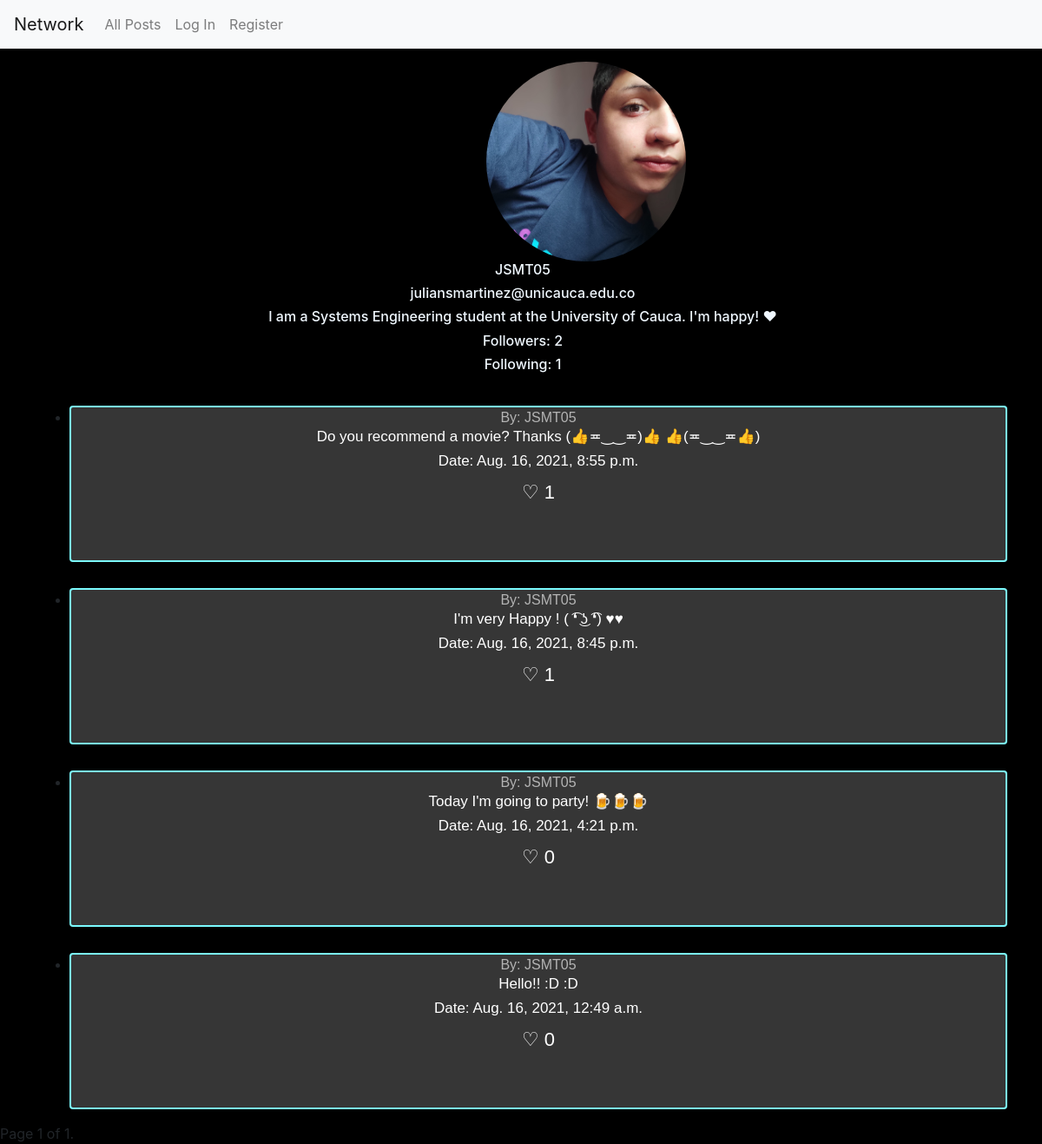
Screenshot of /profile/7 with the database file from the repository.
### network/models.py (models this page shows, shortened)
class User(AbstractUser):
    descripcion = models.CharField(max_length=300, default=None, null = True, blank=True)
    imagen = models.ImageField(upload_to = 'profiles', null = True, blank=True)
    seguidores = models.ManyToManyField('self', related_name='seguidos',related_query_name='seguido', symmetrical=False, blank=True)

class Publicacion(models.Model):
    descripcion = models.CharField(max_length=300, default=None)
    fecha = models.DateTimeField(auto_now_add=True)
    usuario = models.ForeignKey(User, on_delete=models.CASCADE, related_name="publicaciones")

### network/views.py (the view)
# urls.py: path("profile/<int:user_id>", views.view_profile, name="view_profile"),
def view_profile(request, user_id):
    usuario = User.objects.get(pk=user_id)
    LstPublicaciones = []
    publicacionesA = Publicacion.objects.filter(
        usuario=usuario).all().order_by('-fecha')
    for i in publicacionesA:
        publicaciones = {}
        likes = Like.objects.filter(publicacion=i).count()
        publicaciones['id'] = i.id
        publicaciones['usuario'] = i.usuario
        publicaciones['descripcion'] = i.descripcion
        publicaciones['fecha'] = i.fecha
        publicaciones['likes'] = likes
        LstPublicaciones.append(publicaciones)
    paginator = Paginator(LstPublicaciones, 10)
    page_number = request.GET.get('page')
    page_obj = paginator.get_page(page_number)
    seguidores_count = usuario.seguidores.count()
    seguidos_count = usuario.seguidos.count()
    return render(request, 'network/profile.html', {
        "usuario": usuario, "page_obj": page_obj, "seguidores": seguidores_count, "seguidos": seguidos_count
    })

### network/templates/network/profile.html (shortened to what this page needs)
{% extends "network/layout.html" %}
{% load static %}
{% block body %}
<div>
    <img src="{{usuario.imagen.url}}" alt="">
    <h6 class="infoPerfil">{{usuario.username}}</h6>
    <h6 class="infoPerfil">{{usuario.email}}</h6>
    <h6 class="infoPerfil">{{usuario.descripcion}}</h6>
    <h6 id="seguidores" class="infoPerfil">Followers: {{seguidores}}</h6>
    <h6 id="seguidos" class="infoPerfil">Following: {{seguidos}}</h6>
</div>
<ul class="contenedorPub">
    {% for pub in page_obj %}
    <li class="publicacion"><a id="Profile" class="tituloPub" href="{% url 'view_profile' pub.usuario.id %}">By:
            {{pub.usuario}}</a>
        <h6 class="titulo" id="desc {{pub.id}}">{{pub.descripcion}}</h6>
        <h6 class="titulo">Date: {{pub.fecha}} </h6>
        <label data-check="Likes {{pub.id}}" class="like" for="Likes {{pub.id}}" id={{pub.id}}>♡ {{pub.likes}}</label>
    </li>
    {% endfor %}
</ul>
<div class="pagination">
    <span class="step-links">
        <span class="current">
            Page {{ page_obj.number }} of {{ page_obj.paginator.num_pages }}.
        </span>
    </span>
</div>
{% endblock %}

### network/static/network/css.css (style rules this page uses)
body { background: rgb(0, 0, 0); }
.tituloPub { color:rgb(180, 180, 180); border-radius: 5px; }
.titulo { color: rgb(255, 255, 255); font-family: 'Gill Sans', 'Gill Sans MT', Calibri, 'Trebuchet MS', sans-serif; font-size: 17px; position: relative; animation-name: movePuText; animation-duration: 1.5s; animation-iteration-count: 1; animation-fill-mode: forwards; cursor: pointer; }
.contenedorPub { display: flex; flex-direction: column; align-items: center; }
.publicacion { position: relative; animation-name: movePu; animation-duration: 1.5s; animation-iteration-count: 1; animation-fill-mode: forwards; text-align: center; background: rgb(54, 54, 54); border: rgb(123, 251, 255) solid 2px; border-radius: 4px; margin-top: 30px; font-family:'Trebuchet MS', 'Lucida Sans Unicode', 'Lucida Grande', 'Lucida Sans', Arial, sans-serif }
.like { color: rgb(255, 255, 255); font-family: 'Gill Sans', 'Gill Sans MT', Calibri, 'Trebuchet MS', sans-serif; font-size: 17px; position: relative; font-size: 22px; cursor: pointer; }
img { width: 230px; height: 230px; border-radius: 150px; margin-top: 15px; margin-left: 560px; }
.infoPerfil { color: aliceblue; margin-left: 4px; text-align: center; }

### rows the page displays
User: imagen (picture), username "JSMT05", email "juliansmartinez@unicauca.edu.co", descripcion "I am a Systems Engineering student at the University of Cauca. I'm happy! ♥", usuario "JSMT05", descripcion "Do you recommend a movie? Thanks (👍≖‿‿≖)👍 👍(≖‿‿≖👍)", fecha "Aug. 16, 2021, 8:55 p.m.", likes "1", descripcion "I'm very Happy ! ( ͡❛ ͜ʖ ͡❛) ♥♥", fecha "Aug. 16, 2021, 8:45 p.m.", descripcion "Today I'm going to party! 🍺🍺🍺", fecha "Aug. 16, 2021, 4:21 p.m.", likes "0", descripcion "Hello!! :D :D", fecha "Aug. 16, 2021, 12:49 a.m."

### other values shown
{{ seguidores }} "2"
{{ seguidos }} "1"
{{ page_obj.number }} "1"
{{ page_obj.paginator.num_pages }} "1"
